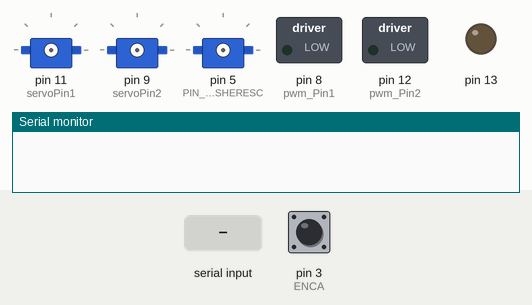
This sketch was run on a simulated Arduino Mega 2560, built with avr-gcc and run on an emulated ATmega2560. Parts: 3 × servo, switched loads named in the sketch (green lamp = pin HIGH), output pins drawn as LEDs (lit = HIGH), the last lines printed to the serial monitor. The inputs (shaded band) are chosen by the test bench; at power-on: pin 3 (ENCA) HIGH.

Above: at 0.9 s.
1.0 s: "ce" received over Serial
At 1.6 s:
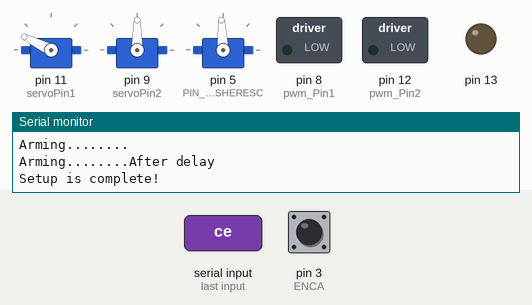
Timing chart, 0 to 4.0 s (numbered marks = the images above; inputs shaded):
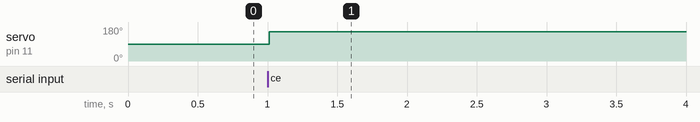

The sketch:

MainFish_Jun-9_new_cmd.ino
```cpp
//Libraries
#include <Servo.h>

/*
 * Fixing up Saad's code. There are many things I would like to change, as I like my previous code more, but that will just be a lot of work. I need it to get it functional.
 * will figure out how to make it tidy by using my own header files and function.
 *
 * Core things to have is a reliable communication system, will need to remove all the redundant signals.
 *
 * Just finished writing the encoder code that would allow us to measure position and speed. (relative to the starting position of course)
 * We need to mechanically home it before starting. Add that at setup.
 *
 * Also change the comm signals by adding a 20 character requirement for the buffer before reading it. Removed the flush.
 * Remember to add timer to the controller side. lets have it send signals every 50ms.
 *
 *
 */
#define debug 0
//Servo
Servo servo1;
Servo servo2;
int servoPin1 = 11;
int servoPin2 = 9;
int initial1 = 90;
int initial2 = 90;
int min_angle = 0;
int max_angle = 180;
int mid_angle = 90;
int min_range = 0;
int max_range = 9;
int mid_range = 4;
float maxAttacAngle=40;

//Communication

float s1, s2;
bool check;
char inComingbyte[6] = {0};
String w;
String char1, char2, char3, char4;
int val1 = 0, val2 = 0, val3 = 0, val4 = 0;
float power = 0;          //Stores power value from controller

//Motor
unsigned int pwm_Pin1 = 8;
unsigned int pwm_Pin2 = 12;
float motor_Pwm = 0;
bool red_Flag = LOW;
bool on = LOW;

//encoder
unsigned long int timer1 = 0;
unsigned long int timer2 = 0;
long int counter = 0;
long int runtime = 0;
long int timer = 0;
float timeStep = 0;
long int encoderCounter = 0;
long int encoderRawVal = 0; //Global Variable for encoder absolute value
double angularVelocity[3] = {0, 0, 0};
long int counter2 = 0;
volatile long unsigned int speed_Counter = 0;
bool flag_Motion = false; // this flag checks if the motor is in motion, returns false if it is stalled.


float frequency = 0;
long int t_initial = 0;

//Turn Differential
int turnVal = 5;        //Stores commmand value for control left and right. values 1-4 are left, 5 is straight, 6-9 are right
int oldTurnVal = 5;
int encoderVal = 0;         //stores value of encoder at any given time. Updates from interrupt.
float turn_Pwm = 0;         // Pwm value with differential applied
int oldPower = 5;
long int tailDelay1 = 2000;
int encoderPin0   =  29;
double diff = 0.5;              //to store the differential value corresponding to the signal
double stepDiff = 0.1;          //sets the differential value
int highcutoff, lowcutoff, offset;

//Kill Switch
long int killTimer; //timer for kill switch

//Motor control through ESC Driver
#define PIN_PUSHERESC       5     // PIN to control ESC, normally the white wire from ESC
Servo   pusherESC;
/*///////////////////////////////////////////////////////////////////////////////////////////////////////
 * The following are the setting for the ESC used, for other ESC, just chnage setting according to
 * ESC Spec
 *///////////////////////////////////////////////////////////////////////////////////////////////////////
#define THROTTLE_MIN        1500
#define THROTTLE_MAX        2000
#define THROTTLE_BAKE       1000
// End of ESC setting ///////////////////////////////////////////////////////////////////////////////////


//Relative Encoder Main Motor

#define ENCA 3 // YELLOW
#define ENCB 2 // WHITE
volatile long int pos_Main = 0;
const long int ticRatioMainMotor=6255; //Number of tic per revolution of the main motor. Implemnted to use the relative encoder as an absolute encoder temporarily.
long int rotationCounter = 0;
long int prev_Ticks = 0;
long int delta_t = 0;


float rel_angle = 0;

char getData(){                  //data update from controller
//updates the speed, pitch, roll and yaw command
//cmd signal would be : c speed(1) pitch(1) roll(1) yaw (1) e
// the buffer would be of length 6.
    //Serial.println("getting");
    if(Serial1.available()>=6){
      char x = Serial1.read();
      if(x == 'c'){
        Serial1.readBytesUntil('e',inComingbyte,5);
          //Cycles through the entire buffer and rocesses the information

          /*
         if ( makeSense(inComingbyte) == true){
           command_speed    = inComingbyte[0] -'0';
           command_pitch    = inComingbyte[1] -'0';
           command_yaw      = inComingbyte[2] - '0';
           command_roll     = inComingbyte[3] -'0';
           //command_yaw      = inComingbyte[2] -'0';
           lastReceiveTime = millis();

           for (int i = 0; i < 5; i++){
            Serial.print(inComingbyte[i]);
            Serial.print(" ");
           }
           Serial.println();
         }
         */


         val4    = inComingbyte[0] -'0';
         val1    = inComingbyte[1] -'0';
         val3      = inComingbyte[2] - '0';
         val2     = inComingbyte[3] -'0';

         Serial.println(inComingbyte);
         Serial.flush();

         killTimer = millis();


      }

    }

}


void setup() {
  pinMode(13, OUTPUT);
  digitalWrite(13, LOW); // Off to indicate still in setup

  // When the fish is connected without shield, there is one more 5V pin require
  // The code below is to use digital pin to output %v as temp use
  // Plz remove this line if a shield is used

  digitalWrite(33, HIGH); // <- this is the line to be removed

//Interrupt pin pullup relative encoder
  pinMode(ENCA,INPUT_PULLUP);
//  pinMode(ENCB,INPUT_PULLUP);

  //Initialize //Serial
  Serial.begin(115200,SERIAL_8O1);
  Serial1.begin(19200,SERIAL_8O1);
  while (!(Serial.available() || Serial1.available()));     //Ensure fish does not start until there is a signal from comp or controller


  //Initialize Servo
  pinMode(servoPin1, OUTPUT);
  pinMode(servoPin2, OUTPUT);
  servo1.attach(servoPin1); // Attach servo pins
  servo2.attach(servoPin2);
  servo1.write(initial1); // Set Servo to defaults
  servo2.write(initial2);

  //Initialize PWM_pin for motor control
  pinMode(pwm_Pin1, OUTPUT); // Set pwm pin
  pinMode(pwm_Pin2, OUTPUT); // Set pwm pin

  //Initialize timer
  killTimer = millis();

  attachInterrupt( digitalPinToInterrupt(ENCA), readEncoder_Main, RISING);

  Serial.println("Encoder Pins Initialized!");
  Serial.println("Setup is complete! Click to begin the program....");


  Serial.println("Arming........");   // just some display message
    pusherESC.attach(PIN_PUSHERESC);
    pusherESC.writeMicroseconds(THROTTLE_MIN);

    t_initial = 0; //initiallize speed encoder;

  Serial.println("Arming........After delay");

  //Setup complete prompt
  digitalWrite(13, HIGH); //To Check if setup complete
  Serial.println("Setup is complete!");


}

char cmd[12];    //to store the signal from transmitter

void loop() {

  getData();

  power = val4*1.0;
  turnVal = val3;

      //Send PWM signal to motor
      motor_Pwm = (power*255)/9.0;
      turn_Pwm = ((power*255)/9.0)*diff;

      //Servo motor angle is set
      servo1.write(s1);
      servo2.write(s2);

     //Servo control expression. Linear combination of X and Y component of JoyStick
      s1= ((4-val1)*maxAttacAngle/5 +(4-val2)*maxAttacAngle/5)+ 90.0;
      s2= ((4-val1)*maxAttacAngle/5 -(4-val2)*maxAttacAngle/5)+ 90.0;

    // CAUTION: Fish will turn on after kill switch activated once if signal is restored and checksum is passed
    killswitch();
    rel_Encoder();

    // Turning control Left
    if ((turnVal>=1) and (turnVal<=3)){
      //Serial.println("Turning Left");
       if (rel_angle< 180){
            motor_Pwm = ((power*255)/9.0)*diff;
      }
      else{
        motor_Pwm = (power*255)/9.0;
      }
    }

    else if ((turnVal>=4) and (turnVal<=6)){
      //Serial.println("Going straight");
      motor_Pwm = (power*255)/9.0; //maps the value received (0-9) to (0-255)
    }

    // Turning control Right
    else if ((turnVal>=7) and (turnVal<=9)){
      //Serial.println("Turning Right");
      if (rel_angle > 180){
        motor_Pwm = (power*255)/9.0*diff;
      }
      else{
        motor_Pwm = ((power*255)/9.0);
      }
    }


  int throttle = map(motor_Pwm, 0, 255, THROTTLE_MIN, THROTTLE_MAX);
  pusherESC.writeMicroseconds(throttle);

      if (power==0){
        digitalWrite(13, LOW);
      }
      else{
        digitalWrite(13, HIGH);
      }


  #if debug
  //For debugging purposes, we can print everything on the Serial to test, just change debug to 1.

    Serial.print("Encoder Items: ");
    Serial.print("\t");
    Serial.print(rotationCounter);
    Serial.print("\t");
    Serial.print(frequency);
    Serial.print("\t");
    Serial.print(rel_angle);
    Serial.println();

    // Communication Items

    // Actuation Signals
  #endif

  //Serial.println((String)"power: " + power + "turning: " + turnVal);

  Serial.flush();
  Serial1.flush();
}

void rel_Encoder(){

  long int x = pos_Main; //variable for current ticks
  if(prev_Ticks <= x );

  else{

    if(x < ticRatioMainMotor){
      rel_angle = (x/(ticRatioMainMotor*1.0))*360; //this is angle in degrees
    }
    else if ( x >= ticRatioMainMotor){
      // this command happense whenever we pass a turn

      pos_Main = x - ticRatioMainMotor; //reset the number of ticks
      prev_Ticks = x - ticRatioMainMotor; // the comparison for motion depends on the tick counter, which we reset after a full loop. Otherwise we can have tick count as two parts, like hour and minutes thing.
      rotationCounter++; //keep track of the number of rotation
    }

    // Speed determination
    if(speed_Counter > 10){
      int temp = millis(); //placeholder for the current time, so that all calculations reference this time
      delta_t = temp - t_initial;
    if (delta_t > 0) frequency = speed_Counter/(delta_t);
    t_initial = temp;
    prev_Ticks = x;
    speed_Counter = 0;
    }
  }
}


void killswitch(){
   if (millis() - killTimer > 3000) {
    power=0;
    motor_Pwm = 0;
    analogWrite(pwm_Pin1, 0);
    pos_Main = 0;
  }
}

//function for check sum
bool checkSum(char incomingByte, int siglen, char cmd[]) {
  check = false;
  int cSum=0;
  for (int c=0; c<8; c++){
    cSum+=cmd[c];
  }
  String numcheck = String(cmd[8]) + String(cmd[9]) + String(cmd[10]);
  int number = numcheck.toInt();
  if (cSum == number) {
    check = true;
  }
  return check;
}


void readEncoder_Main(){

    pos_Main++;
    speed_Counter++;

}
```

Measured:
- after the input at 1.0 s, servo on pin 11 (servoPin1): 90° → 154° at once
